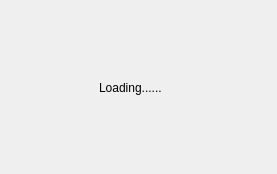
<?xml version="1.0" encoding="UTF-8"?>
<ui version="4.0">
 <class>Loading</class>
 <widget class="QWidget" name="Loading">
  <property name="geometry">
   <rect>
    <x>0</x>
    <y>0</y>
    <width>277</width>
    <height>174</height>
   </rect>
  </property>
  <property name="windowTitle">
   <string>Form</string>
  </property>
  <widget class="QWidget" name="">
   <property name="geometry">
    <rect>
     <x>50</x>
     <y>30</y>
     <width>161</width>
     <height>116</height>
    </rect>
   </property>
   <layout class="QVBoxLayout" name="verticalLayout">
    <item>
     <spacer name="verticalSpacer">
      <property name="orientation">
       <enum>Qt::Vertical</enum>
      </property>
      <property name="sizeHint" stdset="0">
       <size>
        <width>20</width>
        <height>40</height>
       </size>
      </property>
     </spacer>
    </item>
    <item>
     <layout class="QHBoxLayout" name="horizontalLayout">
      <item>
       <spacer name="horizontalSpacer">
        <property name="orientation">
         <enum>Qt::Horizontal</enum>
        </property>
        <property name="sizeHint" stdset="0">
         <size>
          <width>40</width>
          <height>20</height>
         </size>
        </property>
       </spacer>
      </item>
      <item>
       <widget class="QLabel" name="label">
        <property name="text">
         <string>Loading......</string>
        </property>
       </widget>
      </item>
      <item>
       <spacer name="horizontalSpacer_2">
        <property name="orientation">
         <enum>Qt::Horizontal</enum>
        </property>
        <property name="sizeHint" stdset="0">
         <size>
          <width>40</width>
          <height>20</height>
         </size>
        </property>
       </spacer>
      </item>
     </layout>
    </item>
    <item>
     <spacer name="verticalSpacer_2">
      <property name="orientation">
       <enum>Qt::Vertical</enum>
      </property>
      <property name="sizeHint" stdset="0">
       <size>
        <width>20</width>
        <height>40</height>
       </size>
      </property>
     </spacer>
    </item>
   </layout>
  </widget>
 </widget>
 <resources/>
 <connections/>
</ui>
